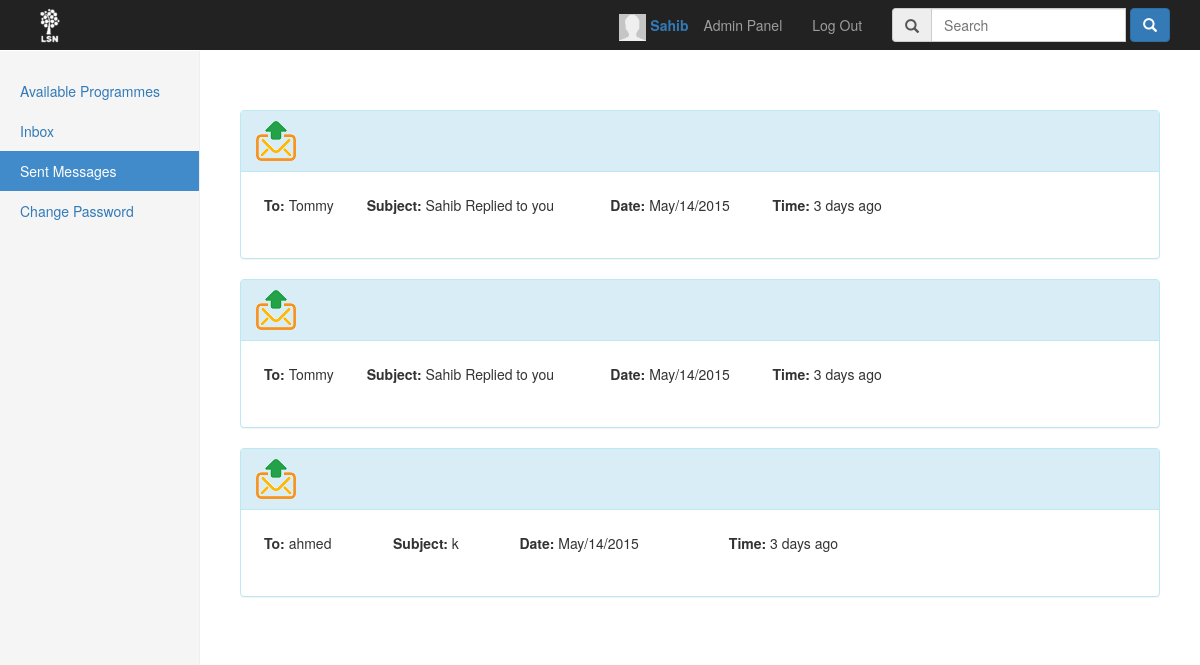
Page /Feed/index.php?send&id=40 (signed in) on the earlier database version.
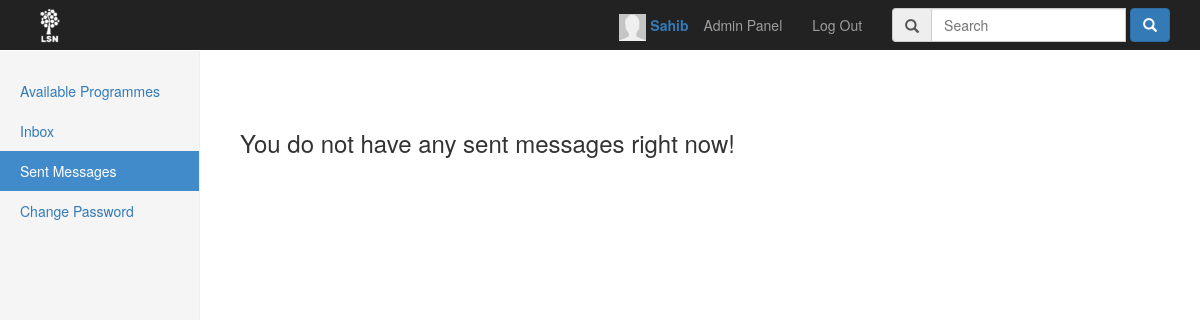
Same page on the later database version.
### tables this page shows
CREATE TABLE IF NOT EXISTS `sentmsg` (
  `MsgId` int(11) NOT NULL AUTO_INCREMENT,
  `FromName` varchar(32) NOT NULL,
  `Subject` varchar(255) NOT NULL,
  `Date` varchar(32) NOT NULL,
  `Time` int(11) NOT NULL,
  `Messages` text NOT NULL,
  `Open` int(11) NOT NULL,
  `UserId` int(11) NOT NULL,
  `NEWMSGID` int(11) DEFAULT NULL,
  PRIMARY KEY (`MsgId`),
  KEY `MsgId` (`MsgId`)
);

CREATE TABLE IF NOT EXISTS `user` (
  `UserId` int(11) NOT NULL AUTO_INCREMENT,
  `Username` varchar(20) NOT NULL,
  `email` varchar(40) NOT NULL,
  `Hash` varchar(255) NOT NULL,
  `Role` int(11) NOT NULL DEFAULT '3',
  `passreset` int(11) NOT NULL,
  `imgName` varchar(255) DEFAULT NULL,
  `date` timestamp NULL DEFAULT CURRENT_TIMESTAMP,
  PRIMARY KEY (`UserId`),
  UNIQUE KEY `Name` (`Username`),
  UNIQUE KEY `email` (`email`),
  KEY `Id` (`UserId`),
  KEY `Id_2` (`UserId`),
  KEY `Id_3` (`UserId`),
  KEY `UserId` (`UserId`)
);

### Feed/Controller/MasterController.php (called while the page is built, shortened)
<?php
require_once("Model/LoginModel.php");
require_once("Model/Dao/UserRepository.php");
require_once("View/BaseView.php");
require_once("View/InboxView.php");
require_once('Model/Dao/MessagesRepository.php');
class MasterController extends Navigation
{
	private $loginController;
    private $model;
    private $forgetPasswordView;
    private $userRepository;
    private $emailExp;
    private $inboxView;
    private $programView;
	function __construct()
	{
      	$this->userRepository = new UserRepository();
      	$this->messageRepository = new MessagesRepository();
      	$this->messages = new Messages();
      	$this->model = new LoginModel();
		$this->forgetPasswordView = new ForgetPasswordView();
		$this->htmlView = new HTMLView();
		$this->resetPassword = new ResetPasswordView();
		$this->changePasswordView = new ChangePasswordView();
		$this->inboxView = new InboxView($this->model,$this->messages,$this->htmlView,$this->userRepository,$this->messageRepository);
      	$this->programView = new ProgramView($this->model,$this->messageRepository);
      	$this->loginController = new LoginController();
      	$this->emailExp = "/^[a-z0-9\å\ä\ö._-]+@[a-z0-9\å\ä\ö.-]+\.[a-z]{2,6}$/i";
	}
		public function doControll()
		{
			try
			{
				if ($this->forgetPasswordView->pressSubmitToSend() && !$this->resetPassword->issetCode())
				{
					if (!preg_match($this->emailExp, $this->getEmail()))
					{
						$msgId = 22;
    				    $this->loginMessage = new LoginMessage($msgId);
		                $message = $this->loginMessage->getMessage();
		                $this->forgetPasswordView->setMessage($message);
		                return  $this->forgetPasswordView->showForgetPasswordPage();
					}
					else
					{
						$userEmail = $this->userRepository->getEmailForResetPassword($this->getEmail());
					  if($userEmail != ""){
						if($this->getEmail() == $userEmail->getEmail()) {
							$date = date('Y-m-d H:i:s');
							$this->code = rand(10000,1000000);
							$to = $userEmail->getEmail();
							$subject = "LSN/ Forgot password";
							$message = "Hej!
							(Det här meddelandet går inte att svara på).
							OBS// Länken är endast aktiv i 20 minuter.
							För att ändra lösenordet klicka på länken nedan:
							http://www.sahibsahib.com/LSN/Feed/?gjaQwrA=$this->code&kjAmsdNg";
							$headers = 'From: LSN@sahibsahib.com' . "\r\n" .
									   'X-Mailer: PHP/' . phpversion();
							$this->userRepository->resetPassword($this->code,$this->getEmail());
							$this->userRepository->resetPasswordTime($date,$this->getEmail());
							if (mail($to, $subject, $message,$headers))
							{
								$msgId = 42;
								$this->loginMessage = new LoginMessage($msgId);
				                $message = $this->loginMessage->getMessage();
				                $this->forgetPasswordView->setMessage($message);
				                return  $this->forgetPasswordView->showForgetPasswordPage();
							 }
							}
					}
					else
						  {
								$msgId = 42;
								$this->loginMessage = new LoginMessage($msgId);
				                $message = $this->loginMessage->getMessage();
				                $this->forgetPasswordView->setMessage($message);
				                return  $this->forgetPasswordView->showForgetPasswordPage();
						}
					 }
	            }
	             else if ($this->loginController->isAuthenticated() && $this->inboxView->didUserPressToInbox())
	             {
	            			if ($this->inboxView->getId() == $this->model->getId()) {
	            				 return $this->inboxView->rednerInbox();
	            			}
	            }
	            else if ($this->loginController->isAuthenticated() && $this->inboxView->didUserPressToSend())
	            {
	            			if ($this->inboxView->getId() == $this->model->getId()) {
	            				 return $this->inboxView->rednerSendMsg();
	            			}
	            }
			}
			catch (Exception $e)
			{
				error_log($e->getMessage() . "\n", 3, Settings::$ERROR_LOG);
            	if (Settings::$DO_DEBUG)
            	{
                	throw $e;
                }
			}
	}
}

### Feed/index.php (called while the page is built, shortened)
<?php
require_once('Controller/MasterController.php');
require_once("View/BaseView.php");
try
{
	$masterController = new MasterController();
	$html = $masterController->doControll();
}
catch (Exception $e)
{
	error_log($e->getMessage() . "\n", 3, Settings::$ERROR_LOG);
	if (Settings::$DO_DEBUG)
	{
		throw $e;
	}
}
?>

### Feed/Model/LoginModel.php (called while the page is built, shortened)
<?php
require_once('Model/Dao/UserRepository.php');
class LoginModel{
    public function getId()
    {
        return $_SESSION['id'];
    }
}

### Feed/Model/Dao/UserRepository.php (called while the page is built, shortened)
<?php
require_once("Model/Dao/Repository.php");
class UserRepository extends Repository
{
	private static $userId = 'userid';
	private $db;
	public function __construct()
	{
		$this->dbTable = 'user';
		$this->db = $this->connection();
	}
	public function getUsernameFromId($id)
	{
		try{
		$sql = "SELECT * FROM $this->dbTable WHERE " . self::$userId . "= ?";
		$params = array($id);
		$query = $this->db->prepare($sql);
		$query->execute($params);
		$result = $query->fetch();
		return $result['Username'];
	}
	catch (PDOException $e)
		{
			echo "PDOException : " . $e->getMessage();
		}
	}
}

### Feed/Model/Dao/Repository.php (called while the page is built, shortened)
<?php
abstract class Repository
{
	protected $dbConnection;
    protected function connection()
    {
	    try
	    {
	    	if ($this->dbConnection == null)
	    	{
	            $this->dbConnection = new PDO(Settings::$DB_CONNECTION, Settings::$DB_USERNAME, Settings::$DB_PASSWORD);
		        $this->dbConnection->setAttribute(PDO::ATTR_ERRMODE, PDO::ERRMODE_EXCEPTION);
		        return $this->dbConnection;
	    	}
		}
		catch (Exception $e)
		{
			error_log($e->getMessage() . "\n", 3, Settings::$ERROR_LOG);
	    	if (Settings::$DO_DEBUG)
	    	{
	        	throw $e;
	        }
		}
  	}
}

### Feed/Model/Dao/MessagesRepository.php (called while the page is built, shortened)
<?php
require_once('Model/Dao/Repository.php');
require_once('Model/MessagesSent.php');
 class MessagesRepository extends Repository
 {
	private static $MsgId  = "MsgId";
	private static $FromName = "FromName";
	private static $UserId = "UserId";
	private static $Subject = "Subject";
	private static $Date = "Date";
	private static $Time = "Time";
	private static $Messages = "Messages";
	private $db;
	public function __construct() {
		$this->db = $this->connection();
	}
	public function getMsgByUserName($username) {
		try
		{
			$array = array();
			$sql = "SELECT * FROM sentmsg WHERE ".self::$FromName."= ? ORDER BY " . self::$MsgId . " DESC LIMIT 0,9";
			$query = $this->db->prepare($sql);
			$params = array($username);
			$query->execute($params);
			$results = $query->fetchAll();
 			if ($results) {
 			  foreach($results as $result) {
					$array[] = new MessagesSent($result[self::$MsgId],$result[self::$Date],$result[self::$Time],$result[self::$Messages],$result[self::$UserId],$result[self::$Subject]);
			  }
			  return $array;
 			}
			return NULL;
		}
		catch (PDOException $e)
		{
			echo "PDOException : " . $e->getMessage();
		}
	}
 }

### Feed/Model/MessagesSent.php (called while the page is built, shortened)
<?php
	class MessagesSent {
		private  $Date;
		private  $Time;
		private  $userid;
		private  $MsgId;
		private  $sub;
		public function __construct($MsgId,$Date,$Time,$Messages,$userid,$sub) {
			$this->Date = $Date;
			$this->Time = $Time;
			$this->userid = $userid;
			$this->MsgId = $MsgId;
			$this->sub = $sub;
		}
		public function getUserId() {
			return $this->userid;
		}
		public function getMsgId() {
			return $this->MsgId;
		}
		public function getDate() {
			return $this->Date;
		}
		public function getTime() {
			return $this->Time;
		}
		public function getSubject() {
			return $this->sub;
		}
	}

### Feed/helper/time.php (called while the page is built, shortened)
<?php
function time_passed($timestamp){
    $timestamp      = (int) $timestamp;
    $current_time   = time();
    $diff           = $current_time - $timestamp;
    $intervals      = array (
        'year' => 31556926, 'month' => 2629744, 'week' => 604800, 'day' => 86400, 'hour' => 3600, 'minute'=> 60
    );
    if ($diff >= $intervals['day'] && $diff < $intervals['week'])
    {
        $diff = floor($diff/$intervals['day']);
        return $diff == 1 ? $diff . ' day ago' : $diff . ' days ago';
    }
}
?>

### Feed/View/InboxView.php (the view, shortened to what the rows shown need)
<?php
	require_once('View/BaseView.php');
	require_once('helper/time.php');
	class InboxView extends BaseView
	{
		  protected $loginModel;
		  private $messagesRepository;
		public function __construct(LoginModel $model,Messages $messages,HTMLView $mainView,UserRepository $userRepository,MessagesRepository $messagesRepository)
		{
		    $this->loginModel = $model;
		    $this->messagesRepository = $messagesRepository;
		    $this->userRepository = $userRepository;
		}
		public function SendHTML() {
			$UserName = $this->userRepository->getUsernameFromId($this->loginModel->getId());
			$sendMsgs  =  $this->messagesRepository->getMsgByUserName($UserName);
			$html = $this->cssView("Sent Messages");
			$open = $this->messagesRepository->getIfOpenOrNot($this->loginModel->getId());
		                  if ($open != null) {
		                       if ($open == 1) {
                         $html .= '<li><a name="Inbox" href="?' . $this->inboxLocation ."&".$this->id."=".$this->loginModel->getId().'">Inbox <span class="badge">1</span></a></li>';
                       }
                       else {
                           $html .= '<li><a name="Inbox" href="?' . $this->inboxLocation ."&".$this->id."=".$this->loginModel->getId().'">Inbox  <span class="badge">' . $open . '</span></a></li>';
                       }
		                  }
		                  else {
		                      $html .= '<li><a name="Inbox" href="?' . $this->inboxLocation ."&".$this->id."=".$this->loginModel->getId().'">Inbox</a></li>';
		                  }
		              $html .= '<li class="active"><a name="Inbox" href="?' . $this->sendLocation ."&".$this->id."=".$this->loginModel->getId().'">Sent Messages</a></li><span class="sr-only">(current)</span></a></li>'.
		              '<li><a href="?' . $this->changePasswordLocation . '">Change Password</span></a></li>
		              </ul>
		            </div>';
		            $html .= '<div class="col-sm-9 col-sm-offset-3 col-md-10 col-md-offset-2 main">
		            ' . $this->message . '';
            $html .= '</br>'.
				'<script type="text/javascript" src="js/jquery.js"></script>'.
				'<script type="text/javascript">var user_id = ' . $this->loginModel->getId() . ';</script>' .
					'<script type="text/javascript" src="js/inboxJS.js"></script>'.
					'</br>';
				$html .=
					'<div id="msg">';
					if ($sendMsgs != null) {
						foreach ($sendMsgs as $sendMsg) {
						$ToUserName = $this->userRepository->getUsernameFromId($sendMsg->getUserId());
						$sentMsgImg = '<img src="img/send.png" alt="Sent message" title="Sent Message" />';
						    $html .=
								'<div id="msg'.$sendMsg->getMsgId().'" class="msg">'.
								'<div class="panel panel-info">
           						 <div class="panel-heading">
           					   <h3 class="panel-title"><a href="?'.$this->sentMsgLocation.'&'.$this->id.'='.$sendMsg->getMsgId().'">'.$sentMsgImg.'</a></h3>
          					  </div>
          					  <div class="panel-body">
          					    <div class="row">
			                <div class=" col-md-9 col-lg-9 ">
			                  <table class="table table-user-information">
			                    <tbody>
			                      <tr><td><strong>To: </strong>'.$ToUserName.'</td>'.
								'<td><strong>Subject: </strong>'.$sendMsg->getSubject().'</td>'.
								'<td><strong>Date: </strong>'.$sendMsg->getDate().'</td>'.
								'<td><strong>Time: </strong>'.time_passed($sendMsg->getTime()).'</td>'.
								'</tr>
			                    </tbody>
			                  </table>
			                </div>
			                </div>
			              </div>
			            </div>'.
					'</div>';
						}
					}
					else
					{
						$html .= '<div id="msg">'.
								 '<h3>You do not have any sent messages right now!</h3>'.
								 '</div">';
					}
			     $html .= '</div>
			     <p id="loader"><img src="images/ajax-loader.gif"></p>
		<script src="js/jquery.min.js"></script>
          <script src="js/bootstrap.min.js"></script>
          <script src="js/ie10-viewport-bug-workaround.js"></script>
			      </body>
			    </html>';
			return $html;
		}
		public function rednerSendMsg() {
			return $this->SendHTML();
		}
	}

Differences in the rows shown:
removed sentmsg: UserId.Username "Tommy", Subject "Sahib Replied to you", Date "May/14/2015", Time "3 days ago"
removed sentmsg: UserId.Username "Tommy", Subject "Sahib Replied to you", Date "May/14/2015", Time "3 days ago"
removed sentmsg: UserId.Username "ahmed", Subject "k", Date "May/14/2015", Time "3 days ago"
Other differences:
text now shown: "You do not have any sent messages right now!"
